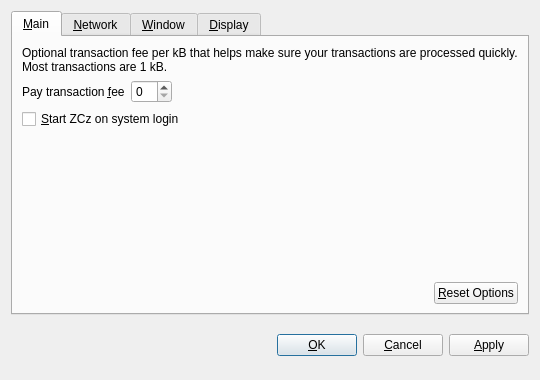
<?xml version="1.0" encoding="UTF-8"?>
<ui version="4.0">
 <class>OptionsDialog</class>
 <widget class="QDialog" name="OptionsDialog">
  <property name="geometry">
   <rect>
    <x>0</x>
    <y>0</y>
    <width>540</width>
    <height>380</height>
   </rect>
  </property>
  <property name="windowTitle">
   <string>Options</string>
  </property>
  <property name="modal">
   <bool>true</bool>
  </property>
  <layout class="QVBoxLayout" name="verticalLayout">
   <item>
    <widget class="QTabWidget" name="tabWidget">
     <property name="tabPosition">
      <enum>QTabWidget::North</enum>
     </property>
     <property name="currentIndex">
      <number>0</number>
     </property>
     <widget class="QWidget" name="tabMain">
      <attribute name="title">
       <string>&amp;Main</string>
      </attribute>
      <layout class="QVBoxLayout" name="verticalLayout_Main">
       <item>
        <widget class="QLabel" name="transactionFeeInfoLabel">
         <property name="text">
          <string>Optional transaction fee per kB that helps make sure your transactions are processed quickly. Most transactions are 1 kB.</string>
         </property>
         <property name="textFormat">
          <enum>Qt::PlainText</enum>
         </property>
         <property name="wordWrap">
          <bool>true</bool>
         </property>
        </widget>
       </item>
       <item>
        <layout class="QHBoxLayout" name="horizontalLayout_1_Main">
         <item>
          <widget class="QLabel" name="transactionFeeLabel">
           <property name="text">
            <string>Pay transaction &amp;fee</string>
           </property>
           <property name="textFormat">
            <enum>Qt::PlainText</enum>
           </property>
           <property name="buddy">
            <cstring>transactionFee</cstring>
           </property>
          </widget>
         </item>
         <item>
          <widget class="BitcoinAmountField" name="transactionFee"/>
         </item>
         <item>
          <spacer name="horizontalSpacer_1_Main">
           <property name="orientation">
            <enum>Qt::Horizontal</enum>
           </property>
           <property name="sizeHint" stdset="0">
            <size>
             <width>40</width>
             <height>20</height>
            </size>
           </property>
          </spacer>
         </item>
        </layout>
       </item>
       <item>
        <widget class="QCheckBox" name="bitcoinAtStartup">
         <property name="toolTip">
          <string>Automatically start ZCz after logging in to the system.</string>
         </property>
         <property name="text">
          <string>&amp;Start ZCz on system login</string>
         </property>
        </widget>
       </item>
       <item>
        <spacer name="verticalSpacer_Main">
         <property name="orientation">
          <enum>Qt::Vertical</enum>
         </property>
         <property name="sizeHint" stdset="0">
          <size>
           <width>20</width>
           <height>40</height>
          </size>
         </property>
        </spacer>
       </item>
       <item>
        <layout class="QHBoxLayout" name="horizontalLayout_2_Main">
         <item>
          <spacer name="horizontalSpacer_2_Main">
           <property name="orientation">
            <enum>Qt::Horizontal</enum>
           </property>
           <property name="sizeHint" stdset="0">
            <size>
             <width>40</width>
             <height>20</height>
            </size>
           </property>
          </spacer>
         </item>
         <item>
          <widget class="QPushButton" name="resetButton">
           <property name="toolTip">
            <string>Reset all client options to default.</string>
           </property>
           <property name="text">
            <string>&amp;Reset Options</string>
           </property>
           <property name="autoDefault">
            <bool>false</bool>
           </property>
          </widget>
         </item>
        </layout>
       </item>
      </layout>
     </widget>
     <widget class="QWidget" name="tabNetwork">
      <attribute name="title">
       <string>&amp;Network</string>
      </attribute>
      <layout class="QVBoxLayout" name="verticalLayout_Network">
       <item>
        <widget class="QCheckBox" name="mapPortUpnp">
         <property name="toolTip">
          <string>Automatically open the ZCz client port on the router. This only works when your router supports UPnP and it is enabled.</string>
         </property>
         <property name="text">
          <string>Map port using &amp;UPnP</string>
         </property>
        </widget>
       </item>
       <item>
        <widget class="QCheckBox" name="connectSocks">
         <property name="toolTip">
          <string>Connect to the ZCz network through a SOCKS proxy (e.g. when connecting through Tor).</string>
         </property>
         <property name="text">
          <string>&amp;Connect through SOCKS proxy:</string>
         </property>
        </widget>
       </item>
       <item>
        <layout class="QHBoxLayout" name="horizontalLayout_Network">
         <item>
          <widget class="QLabel" name="proxyIpLabel">
           <property name="text">
            <string>Proxy &amp;IP:</string>
           </property>
           <property name="textFormat">
            <enum>Qt::PlainText</enum>
           </property>
           <property name="buddy">
            <cstring>proxyIp</cstring>
           </property>
          </widget>
         </item>
         <item>
          <widget class="QValidatedLineEdit" name="proxyIp">
           <property name="maximumSize">
            <size>
             <width>140</width>
             <height>16777215</height>
            </size>
           </property>
           <property name="toolTip">
            <string>IP address of the proxy (e.g. 127.0.0.1)</string>
           </property>
          </widget>
         </item>
         <item>
          <widget class="QLabel" name="proxyPortLabel">
           <property name="text">
            <string>&amp;Port:</string>
           </property>
           <property name="textFormat">
            <enum>Qt::PlainText</enum>
           </property>
           <property name="buddy">
            <cstring>proxyPort</cstring>
           </property>
          </widget>
         </item>
         <item>
          <widget class="QLineEdit" name="proxyPort">
           <property name="maximumSize">
            <size>
             <width>55</width>
             <height>16777215</height>
            </size>
           </property>
           <property name="toolTip">
            <string>Port of the proxy (e.g. 9050)</string>
           </property>
          </widget>
         </item>
         <item>
          <widget class="QLabel" name="socksVersionLabel">
           <property name="text">
            <string>SOCKS &amp;Version:</string>
           </property>
           <property name="textFormat">
            <enum>Qt::PlainText</enum>
           </property>
           <property name="buddy">
            <cstring>socksVersion</cstring>
           </property>
          </widget>
         </item>
         <item>
          <widget class="QValueComboBox" name="socksVersion">
           <property name="toolTip">
            <string>SOCKS version of the proxy (e.g. 5)</string>
           </property>
          </widget>
         </item>
         <item>
          <spacer name="horizontalSpacer_Network">
           <property name="orientation">
            <enum>Qt::Horizontal</enum>
           </property>
           <property name="sizeHint" stdset="0">
            <size>
             <width>40</width>
             <height>20</height>
            </size>
           </property>
          </spacer>
         </item>
        </layout>
       </item>
       <item>
        <spacer name="verticalSpacer_Network">
         <property name="orientation">
          <enum>Qt::Vertical</enum>
         </property>
         <property name="sizeHint" stdset="0">
          <size>
           <width>20</width>
           <height>40</height>
          </size>
         </property>
        </spacer>
       </item>
      </layout>
     </widget>
     <widget class="QWidget" name="tabWindow">
      <attribute name="title">
       <string>&amp;Window</string>
      </attribute>
      <layout class="QVBoxLayout" name="verticalLayout_Window">
       <item>
        <widget class="QCheckBox" name="minimizeToTray">
         <property name="toolTip">
          <string>Show only a tray icon after minimizing the window.</string>
         </property>
         <property name="text">
          <string>&amp;Minimize to the tray instead of the taskbar</string>
         </property>
        </widget>
       </item>
       <item>
        <widget class="QCheckBox" name="minimizeOnClose">
         <property name="toolTip">
          <string>Minimize instead of exit the application when the window is closed. When this option is enabled, the application will be closed only after selecting Quit in the menu.</string>
         </property>
         <property name="text">
          <string>M&amp;inimize on close</string>
         </property>
        </widget>
       </item>
       <item>
        <spacer name="verticalSpacer_Window">
         <property name="orientation">
          <enum>Qt::Vertical</enum>
         </property>
         <property name="sizeHint" stdset="0">
          <size>
           <width>20</width>
           <height>40</height>
          </size>
         </property>
        </spacer>
       </item>
      </layout>
     </widget>
     <widget class="QWidget" name="tabDisplay">
      <attribute name="title">
       <string>&amp;Display</string>
      </attribute>
      <layout class="QVBoxLayout" name="verticalLayout_Display">
       <item>
        <layout class="QHBoxLayout" name="horizontalLayout_1_Display">
         <item>
          <widget class="QLabel" name="langLabel">
           <property name="text">
            <string>User Interface &amp;language:</string>
           </property>
           <property name="textFormat">
            <enum>Qt::PlainText</enum>
           </property>
           <property name="buddy">
            <cstring>lang</cstring>
           </property>
          </widget>
         </item>
         <item>
          <widget class="QValueComboBox" name="lang">
           <property name="toolTip">
            <string>The user interface language can be set here. This setting will take effect after restarting ZCz.</string>
           </property>
          </widget>
         </item>
        </layout>
       </item>
       <item>
        <layout class="QHBoxLayout" name="horizontalLayout_2_Display">
         <item>
          <widget class="QLabel" name="unitLabel">
           <property name="text">
            <string>&amp;Unit to show amounts in:</string>
           </property>
           <property name="textFormat">
            <enum>Qt::PlainText</enum>
           </property>
           <property name="buddy">
            <cstring>unit</cstring>
           </property>
          </widget>
         </item>
         <item>
          <widget class="QValueComboBox" name="unit">
           <property name="toolTip">
            <string>Choose the default subdivision unit to show in the interface and when sending coins.</string>
           </property>
          </widget>
         </item>
        </layout>
       </item>
       <item>
        <widget class="QCheckBox" name="displayAddresses">
         <property name="toolTip">
          <string>Whether to show ZCz addresses in the transaction list or not.</string>
         </property>
         <property name="text">
          <string>&amp;Display addresses in transaction list</string>
         </property>
        </widget>
       </item>
       <item>
        <spacer name="verticalSpacer_Display">
         <property name="orientation">
          <enum>Qt::Vertical</enum>
         </property>
         <property name="sizeHint" stdset="0">
          <size>
           <width>20</width>
           <height>40</height>
          </size>
         </property>
        </spacer>
       </item>
      </layout>
     </widget>
    </widget>
   </item>
   <item>
    <layout class="QHBoxLayout" name="horizontalLayout_Buttons">
     <item>
      <spacer name="horizontalSpacer_1">
       <property name="orientation">
        <enum>Qt::Horizontal</enum>
       </property>
       <property name="sizeHint" stdset="0">
        <size>
         <width>40</width>
         <height>48</height>
        </size>
       </property>
      </spacer>
     </item>
     <item>
      <widget class="QLabel" name="statusLabel">
       <property name="font">
        <font>
         <weight>75</weight>
         <bold>true</bold>
        </font>
       </property>
       <property name="text">
        <string/>
       </property>
       <property name="textFormat">
        <enum>Qt::PlainText</enum>
       </property>
       <property name="wordWrap">
        <bool>true</bool>
       </property>
      </widget>
     </item>
     <item>
      <spacer name="horizontalSpacer_2">
       <property name="orientation">
        <enum>Qt::Horizontal</enum>
       </property>
       <property name="sizeHint" stdset="0">
        <size>
         <width>40</width>
         <height>48</height>
        </size>
       </property>
      </spacer>
     </item>
     <item>
      <widget class="QPushButton" name="okButton">
       <property name="text">
        <string>&amp;OK</string>
       </property>
      </widget>
     </item>
     <item>
      <widget class="QPushButton" name="cancelButton">
       <property name="text">
        <string>&amp;Cancel</string>
       </property>
       <property name="autoDefault">
        <bool>false</bool>
       </property>
      </widget>
     </item>
     <item>
      <widget class="QPushButton" name="applyButton">
       <property name="text">
        <string>&amp;Apply</string>
       </property>
       <property name="autoDefault">
        <bool>false</bool>
       </property>
      </widget>
     </item>
    </layout>
   </item>
  </layout>
 </widget>
 <customwidgets>
  <customwidget>
   <class>BitcoinAmountField</class>
   <extends>QSpinBox</extends>
   <header>bitcoinamountfield.h</header>
  </customwidget>
  <customwidget>
   <class>QValueComboBox</class>
   <extends>QComboBox</extends>
   <header>qvaluecombobox.h</header>
  </customwidget>
  <customwidget>
   <class>QValidatedLineEdit</class>
   <extends>QLineEdit</extends>
   <header>qvalidatedlineedit.h</header>
  </customwidget>
 </customwidgets>
 <resources/>
 <connections/>
</ui>
